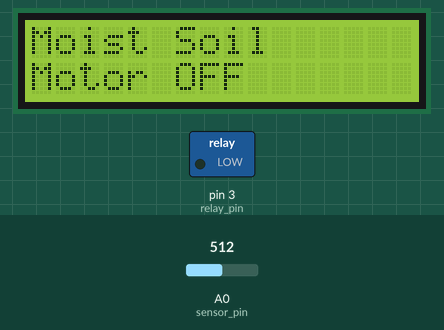
A sketch run on a simulated Arduino Uno, built with avr-gcc and run on an emulated ATmega328P. Parts: 16×2 character LCD, switched loads named in the sketch (green lamp = pin HIGH). The inputs (shaded band) are chosen by the test bench; at power-on: A0 (sensor_pin) = 512. What the sketch prints to the serial monitor is not drawn.

Above: at 3.2 s.
3.3 s: A0 (sensor_pin) set to 937
5.3 s: A0 (sensor_pin) set to 958
At 6.5 s:
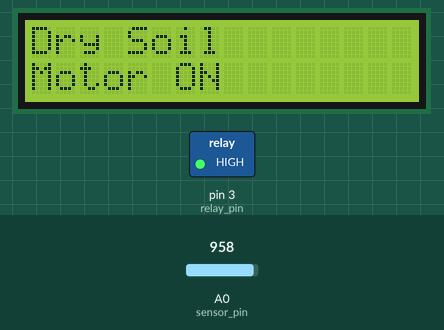
7.6 s: A0 (sensor_pin) set to 390
At 9.4 s:
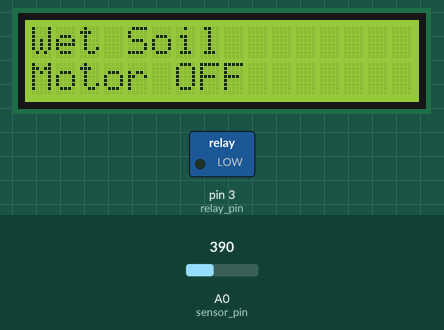
9.7 s: A0 (sensor_pin) set to 417
At 11.4 s:
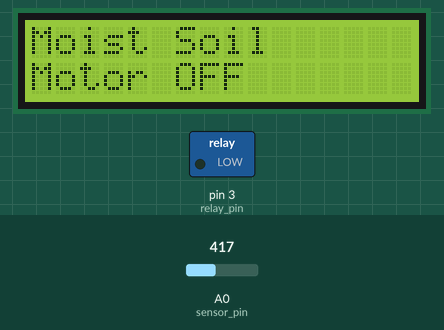
11.7 s: A0 (sensor_pin) set to 306
At 13.3 s:
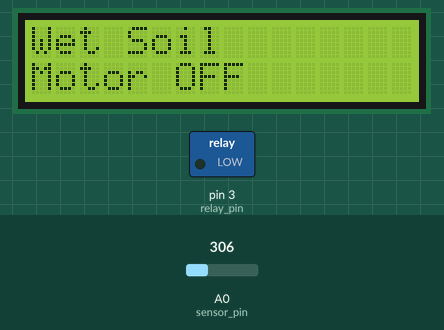
Timing chart, 0 to 14.8 s (numbered marks = the images above; inputs shaded):
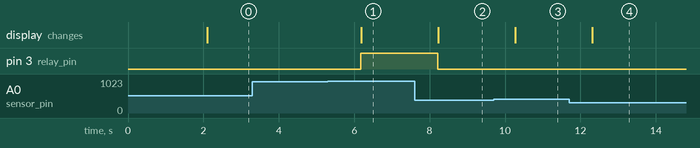

The sketch:

IRRIGATION_SYSTEM_1.ino
```cpp
#include <Wire.h>                // I2C library
#include <LiquidCrystal_I2C.h>    // LCD library

LiquidCrystal_I2C lcd(0x27, 16, 2); // 0x27 is the I2C address

int sensor_pin = A0;  // Use A0 for analog input
int relay_pin = 3;    // Relay control pin

void setup() {
  // Start Serial communication
  Serial.begin(9600);

  // Pin Modes
  pinMode(sensor_pin, INPUT);
  pinMode(relay_pin, OUTPUT);

  // Turn off relay initially
  digitalWrite(relay_pin, LOW);

  // Initialize LCD
  lcd.begin(16, 2);
  lcd.backlight();  // Turn on LCD backlight

  lcd.setCursor(0, 0);
  lcd.print("Setup Complete");
  delay(2000);      // Delay to see the message
  lcd.clear();

  Serial.println("Setup Complete");
}

void loop() {
  // Read analog data from the sensor
  int sensor_data = analogRead(sensor_pin);

  // Debugging the sensor value
  Serial.print("Sensor_data: ");
  Serial.println(sensor_data);

  // Clear the LCD to print new data
  lcd.clear();

  // Logic to control the relay based on sensor data
  if (sensor_data > 950) {
    // Dry soil condition, turn motor on
    Serial.println("Dry Soil, motor on");
    digitalWrite(relay_pin, HIGH);  // Turn the motor on
    lcd.setCursor(0, 0);
    lcd.print("Dry Soil");
    lcd.setCursor(0, 1);
    lcd.print("Motor ON");

  } else if (sensor_data >= 400 && sensor_data <= 950) {
    // Moist soil, turn motor off
    Serial.println("Moist Soil, motor off");
    digitalWrite(relay_pin, LOW);   // Turn the motor off
    lcd.setCursor(0, 0);
    lcd.print("Moist Soil");
    lcd.setCursor(0, 1);
    lcd.print("Motor OFF");

  } else if (sensor_data < 400) {
    // Wet soil, turn motor off
    Serial.println("Wet Soil, motor off");
    digitalWrite(relay_pin, LOW);   // Turn the motor off
    lcd.setCursor(0, 0);
    lcd.print("Wet Soil");
    lcd.setCursor(0, 1);
    lcd.print("Motor OFF");
  }

  // Small delay for stability
  delay(1000);
}
```

Measured:
- the behaviour switches between 950 and 951 on A0 (sensor_pin) (found by bisection; images 0 and 1)
- the behaviour switches between 399 and 400 on A0 (sensor_pin) (found by bisection; images 2 and 3)
- after the input at 3.3 s, every drawn part: stays the same
- after the input at 5.3 s, pin 3 (relay_pin): LOW → HIGH after 0.88 s; the display: changes after 0.89 s (image 1)
- after the input at 7.6 s, pin 3 (relay_pin): HIGH → LOW after 0.62 s; the display: changes after 0.63 s (image 2)
- after the input at 9.7 s, the display: changes after 0.58 s (image 3)
- after the input at 11.7 s, the display: changes after 0.62 s (image 4)
